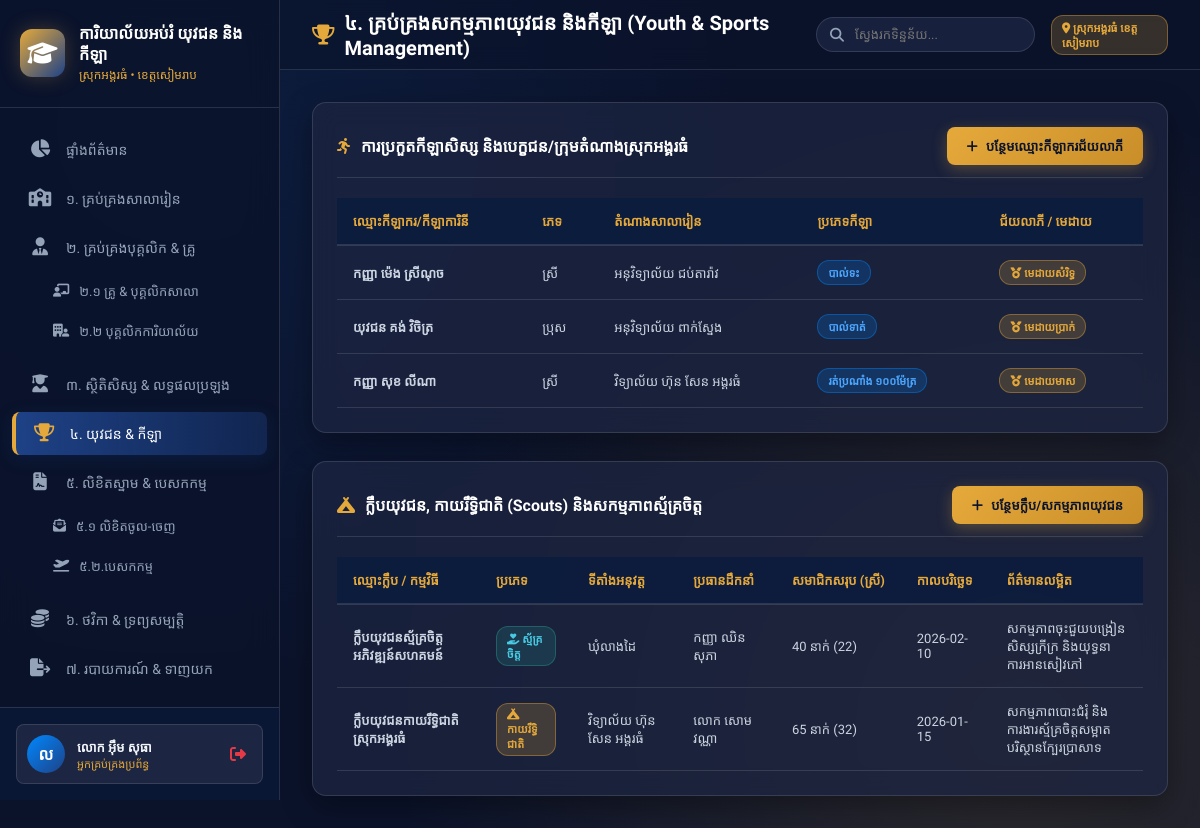
Page /youth_sports (signed in) on the committed database.
### tables this page shows
CREATE TABLE sports_athletes (
            id INTEGER PRIMARY KEY AUTOINCREMENT,
            event_id INTEGER NOT NULL,
            school_id INTEGER NOT NULL,
            athlete_name TEXT NOT NULL,
            sex TEXT CHECK(sex IN ('M', 'F')) NOT NULL,
            sport_type TEXT NOT NULL,
            achievement TEXT,
            FOREIGN KEY (event_id) REFERENCES sports_events(id) ON DELETE CASCADE,
            FOREIGN KEY (school_id) REFERENCES schools(id) ON DELETE CASCADE
        );

CREATE TABLE schools (
            id INTEGER PRIMARY KEY AUTOINCREMENT,
            code TEXT UNIQUE NOT NULL,
            name_kh TEXT NOT NULL,
            name_en TEXT,
            level TEXT CHECK(level IN ('community_preschool', 'state_preschool', 'preschool', 'primary', 'secondary', 'high')) NOT NULL,
            commune TEXT NOT NULL,
            village TEXT NOT NULL,
            principal_name TEXT NOT NULL,
            principal_phone TEXT,
            classrooms INTEGER DEFAULT 0,
            buildings INTEGER DEFAULT 0,
            created_at TIMESTAMP DEFAULT CURRENT_TIMESTAMP
        );

CREATE TABLE youth_clubs (
            id INTEGER PRIMARY KEY AUTOINCREMENT,
            title TEXT NOT NULL,
            club_type TEXT CHECK(club_type IN ('youth_club', 'scout', 'volunteer')) NOT NULL,
            location TEXT NOT NULL,
            leader_name TEXT NOT NULL,
            total_members INTEGER DEFAULT 0,
            female_members INTEGER DEFAULT 0,
            activity_date TEXT,
            description TEXT
        );

### app.py (the view)
@app.route('/youth_sports')
@login_required
def youth_sports():
    conn = get_db_connection()
    athletes_list = conn.execute('''
        SELECT sa.*, sc.name_kh as school_name
        FROM sports_athletes sa
        JOIN schools sc ON sa.school_id = sc.id
        ORDER BY sa.id DESC
    ''').fetchall()
    youth_list = conn.execute('SELECT * FROM youth_clubs ORDER BY id DESC').fetchall()
    schools_list = conn.execute('SELECT id, name_kh FROM schools').fetchall()
    conn.close()
    return render_template('youth_sports.html', active_page='youth_sports', athletes_list=athletes_list, youth_list=youth_list, schools=schools_list)

### app.py (called while the page is built)
def login_required(f):
    @wraps(f)
    def decorated_function(*args, **kwargs):
        if 'user_id' not in session:
            flash('សូមចូលប្រើប្រាស់ប្រព័ន្ធជាមុនសិន!', 'danger')
            return redirect(url_for('login'))
        return f(*args, **kwargs)
    return decorated_function

### database.py (called while the page is built)
def dict_factory(cursor, row):
    return DictRow((col[0], row[idx]) for idx, col in enumerate(cursor.description))

def get_db_connection():
    conn = sqlite3.connect(DB_FILE)
    conn.row_factory = dict_factory
    return conn

    def __getitem__(self, item):
        if isinstance(item, int):
            return list(self.values())[item]
        return super().__getitem__(item)

### templates/youth_sports.html (shortened to what this page needs)
{% extends 'base.html' %}
{% block header_title %}
<i class="fa-solid fa-trophy" style="color: var(--accent-gold);"></i> ៤. គ្រប់គ្រងសកម្មភាពយុវជន និងកីឡា (Youth & Sports Management)
{% endblock %}
{% block content %}
<div class="panel">
    <div class="panel-header">
        <div class="panel-title">
            <i class="fa-solid fa-person-running"></i> ការប្រកួតកីឡាសិស្ស និងបេក្ខជន/ក្រុមតំណាងស្រុកអង្គរធំ
        </div>
        {% if session.get('role') in ['admin', 'chief'] %}
        <button class="btn btn-primary" onclick="openModal('addAthleteModal')">
            <i class="fa-solid fa-plus"></i> បន្ថែមឈ្មោះកីឡាករជ័យលាភី
        </button>
        {% endif %}
    </div>
    <div class="table-responsive">
        <table class="custom-table">
            <thead>
                <tr>
                    <th>ឈ្មោះកីឡាករ/កីឡាការិនី</th>
                    <th>ភេទ</th>
                    <th>តំណាងសាលារៀន</th>
                    <th>ប្រភេទកីឡា</th>
                    <th>ជ័យលាភី / មេដាយ</th>
                </tr>
            </thead>
            <tbody>
                {% for a in athletes_list %}
                <tr>
                    <td><strong>{{ a.athlete_name }}</strong></td>
                    <td>{{ 'ប្រុស' if a.sex == 'M' else 'ស្រី' }}</td>
                    <td>{{ a.school_name }}</td>
                    <td><span class="badge badge-primary">{{ a.sport_type }}</span></td>
                    <td><span class="badge badge-gold"><i class="fa-solid fa-medal"></i> {{ a.achievement }}</span></td>
                </tr>
                {% endfor %}
            </tbody>
        </table>
    </div>
</div>
<div class="panel">
    <div class="panel-header">
        <div class="panel-title">
            <i class="fa-solid fa-campground"></i> ក្លឹបយុវជន, កាយរឹទ្ធិជាតិ (Scouts) និងសកម្មភាពស្ម័គ្រចិត្ត
        </div>
        <button class="btn btn-primary" onclick="openModal('addYouthClubModal')">
            <i class="fa-solid fa-plus"></i> បន្ថែមក្លឹប/សកម្មភាពយុវជន
        </button>
    </div>
    <div class="table-responsive">
        <table class="custom-table">
            <thead>
                <tr>
                    <th>ឈ្មោះក្លឹប / កម្មវិធី</th>
                    <th>ប្រភេទ</th>
                    <th>ទីតាំងអនុវត្ត</th>
                    <th>ប្រធានដឹកនាំ</th>
                    <th>សមាជិកសរុប (ស្រី)</th>
                    <th>កាលបរិច្ឆេទ</th>
                    <th>ព័ត៌មានលម្អិត</th>
                </tr>
            </thead>
            <tbody>
                {% for y in youth_list %}
                <tr>
                    <td><strong>{{ y.title }}</strong></td>
                    <td>
                        {% if y.club_type == 'scout' %}
                        <span class="badge badge-gold"><i class="fa-solid fa-campground"></i> កាយរឹទ្ធិជាតិ</span>
                        {% elif y.club_type == 'volunteer' %}
                        <span class="badge badge-success"><i class="fa-solid fa-hand-holding-heart"></i> ស្ម័គ្រចិត្ត</span>
                        {% else %}
                        <span class="badge badge-primary">ក្លឹបយុវជន</span>
                        {% endif %}
                    </td>
                    <td>{{ y.location }}</td>
                    <td>{{ y.leader_name }}</td>
                    <td>{{ y.total_members }} នាក់ ({{ y.female_members }})</td>
                    <td>{{ y.activity_date }}</td>
                    <td>{{ y.description }}</td>
                </tr>
                {% endfor %}
            </tbody>
        </table>
    </div>
</div>
{% endblock %}

### static/css/style.css (style rules this page uses)
:root { --primary-color: #0f2b5c; --primary-light: #1e4287; --primary-dark: #0a1c3d; --accent-gold: #e5a93b; --accent-gold-hover: #f3b952; --accent-blue: #0088ff; --accent-teal: #00c9a7; --accent-danger: #e63946; --accent-warning: #f77f00; --accent-success: #2a9d8f; --bg-dark: #0b132b; --bg-surface: #1c2541; --bg-card: rgba(28, 37, 65, 0.75); --bg-card-hover: rgba(40, 52, 90, 0.85); --text-main: #f1f5f9; --text-muted: #94a3b8; --text-light: #cbd5e1; --border-color: rgba(255, 255, 255, 0.12); --border-glow: rgba(229, 169, 59, 0.3); --shadow-soft: 0 10px 30px rgba(0, 0, 0, 0.35); --shadow-glow: 0 0 20px rgba(229, 169, 59, 0.25); --radius-sm: 8px; --radius-md: 14px; --radius-lg: 20px; --transition-fast: all 0.25s cubic-bezier(0.4, 0, 0.2, 1); }
* { margin: 0; padding: 0; box-sizing: border-box; }
body { font-family: 'Kantumruy Pro', 'Outfit', -apple-system, BlinkMacSystemFont, sans-serif; background-color: var(--bg-dark); background-image: radial-gradient(circle at 15% 15%, rgba(15, 43, 92, 0.4) 0%, transparent 45%), radial-gradient(circle at 85% 85%, rgba(229, 169, 59, 0.15) 0%, transparent 50%); background-attachment: fixed; color: var(--text-main); min-height: 100vh; display: flex; overflow-x: hidden; }
.btn { padding: 10px 20px; border-radius: var(--radius-sm); font-size: 13px; font-weight: 600; font-family: inherit; cursor: pointer; border: none; display: inline-flex; align-items: center; gap: 8px; transition: var(--transition-fast); text-decoration: none; }
.btn-primary { background: linear-gradient(135deg, var(--accent-gold), #c98e29); color: #0b132b; box-shadow: 0 4px 15px rgba(229, 169, 59, 0.3); }
.panel { background: var(--bg-card); backdrop-filter: blur(14px); border: 1px solid var(--border-color); border-radius: var(--radius-md); padding: 24px; margin-bottom: 28px; box-shadow: var(--shadow-soft); }
.panel-header { display: flex; align-items: center; justify-content: space-between; margin-bottom: 20px; padding-bottom: 12px; border-bottom: 1px solid var(--border-color); }
.panel-title { font-size: 16px; font-weight: 700; color: #fff; display: flex; align-items: center; gap: 10px; }
.panel-title i { color: var(--accent-gold); }
.table-responsive { width: 100%; overflow-x: auto; }
.custom-table { width: 100%; border-collapse: collapse; text-align: left; font-size: 13px; }
.custom-table th { background: rgba(10, 28, 61, 0.8); color: var(--accent-gold); font-weight: 600; padding: 14px 16px; border-bottom: 2px solid var(--border-color); white-space: nowrap; }
.custom-table td { padding: 14px 16px; border-bottom: 1px solid var(--border-color); color: var(--text-light); vertical-align: middle; }
.custom-table tbody tr { transition: var(--transition-fast); }
.badge { padding: 4px 10px; border-radius: 12px; font-size: 11px; font-weight: 600; display: inline-block; }
.badge-primary { background: rgba(0, 136, 255, 0.2); color: #4da6ff; border: 1px solid rgba(0, 136, 255, 0.4); }
.badge-gold { background: rgba(229, 169, 59, 0.2); color: var(--accent-gold); border: 1px solid rgba(229, 169, 59, 0.4); }
.badge-success { background: rgba(42, 157, 143, 0.2); color: #48cae4; border: 1px solid rgba(42, 157, 143, 0.4); }

### rows in the picture
sports_athletes: athlete_name "កញ្ញា ម៉េង ស្រីណុច", sex "ស្រី", school_name "អនុវិទ្យាល័យ ជប់តារ៉ាវ", sport_type "បាល់ទះ", achievement "មេដាយសំរិទ្ធ"
sports_athletes: athlete_name "យុវជន គង់ វិចិត្រ", sex "ប្រុស", school_name "អនុវិទ្យាល័យ ពាក់ស្នែង", sport_type "បាល់ទាត់", achievement "មេដាយប្រាក់"
sports_athletes: athlete_name "កញ្ញា សុខ លីណា", sex "ស្រី", school_name "វិទ្យាល័យ ហ៊ុន សែន អង្គរធំ", sport_type "រត់ប្រណាំង ១០០ម៉ែត្រ", achievement "មេដាយមាស"
youth_clubs: title "ក្លឹបយុវជនស្ម័គ្រចិត្តអភិវឌ្ឍន៍សហគមន៍", club_type "volunteer" (drawn), location "ឃុំលាងដៃ", leader_name "កញ្ញា ឈិន សុភា", total_members "40", female_members "22", activity_date "2026-02-10", description "សកម្មភាពចុះជួយបង្រៀនសិស្សក្រីក្រ និងយុទ្ធនាការអានសៀវភៅ"
youth_clubs: title "ក្លឹបយុវជនកាយរឹទ្ធិជាតិ ស្រុកអង្គរធំ", club_type "scout" (drawn), location "វិទ្យាល័យ ហ៊ុន សែន អង្គរធំ", leader_name "លោក សោម វណ្ណា", total_members "65", female_members "32", activity_date "2026-01-15", description "សកម្មភាពបោះជំរុំ និងការងារស្ម័គ្រចិត្តសម្អាតបរិស្ថានក្បែរប្រាសាទ"

### other values in the picture
{{ session.get('user_name', 'U')[0] }} "ល"
{{ session.get('user_name', 'អ្នកប្រើប្រាស់') }} "លោក អ៊ឹម សុធា"
